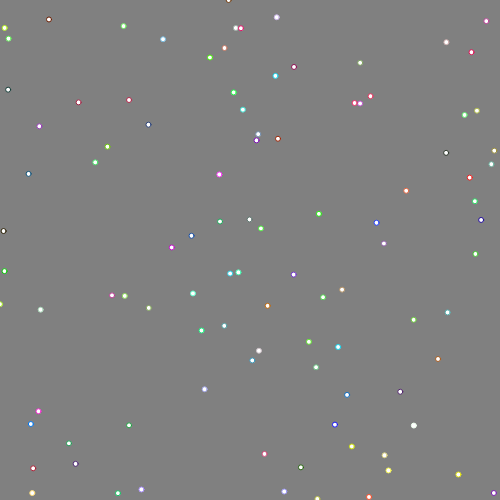
Frame 1 (no input)
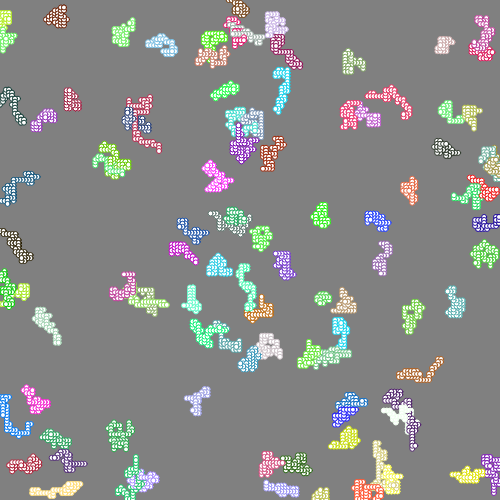
Frame 60 (no input)
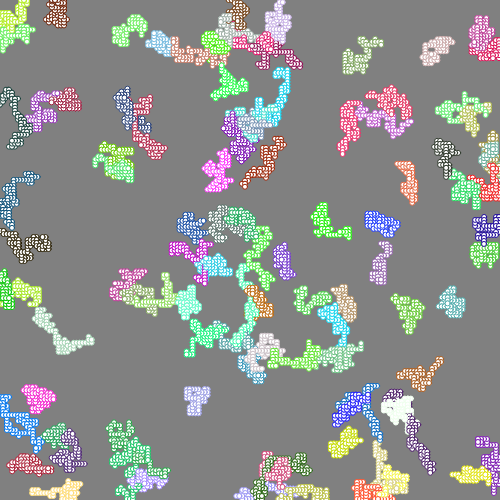
Frame 120 (the mouse pressed at the canvas centre since frame 60)

The p5.js sketch that drew these frames (run headless with seeded random() and noise() and a simulated clock; from frame 60 on, the mouse is pressed at the canvas centre):

// p5.js sketch
// ── sketch.js
var creatures;

function setup() {
    createCanvas(500, 500);
    frameRate(60);
    background(128);

    creatures = new Array();

    for(var i = 0; i < 100; i++) {
        creatures.push(new Creature());
    }
}

function draw() {

    for(var i = 0; i < creatures.length; i++) {
        creatures[i].move();
        creatures[i].render();
    }
}

function Creature() {
    this.x = random(height);
    this.y = random(width);
    this.colorR = random(255);
    this.colorG = random(255);
    this.colorB = random(255);

    this.render = function() {
        stroke(this.colorR, this.colorG, this.colorB);
        ellipse(this.x, this.y, 5, 5);
    };

    this.move = function() {
        var temp = 3;

        var choice = floor(random(4));

        if(choice == 0) {
            this.x += temp;
        }
        else if(choice == 1) {
            this.y += temp;
        }
        if(choice == 2) {
            this.x -= temp;
        }
        else if(choice == 3) {
            this.y -= temp;
        }

        this.x = constrain(this.x, 0, width - 1);
        this.y = constrain(this.y, 0, height - 1);
    };
}
